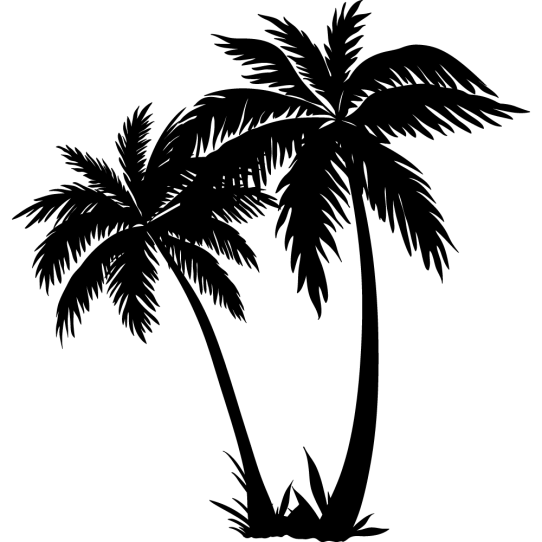
#> input picture misc/useless/shadow_palm6.png, 542 x 542 px
$ python resize_images.py
#> lines starting #> are read from the running program, lines starting #| are printed output that depends on the picture

# Modification date: Sat Jun 11 14:21:18 2022

# Production date: Sun Sep  3 15:44:21 2023

from PIL import Image

"""
for i in range(6):
    image = Image.open(f'shadow_palm{i + 1}.png')
    image.thumbnail((150, 150))
    image.save(f'shadow_palm{i + 1}edit.png')
"""
image = Image.open(f'shadow_palm6.png')
#> image is the input picture: PIL image 542x542 RGBA; mean R, G, B, A 0, 0, 0, 68.6
da_img = image.resize((32, 32))
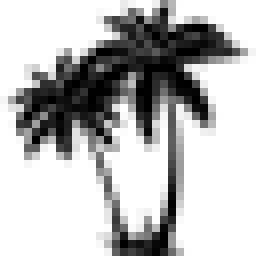
#> da_img: PIL image 32x32 RGBA (shown 8 times larger); mean R, G, B, A 0, 0, 0, 69.2; transparent parts drawn white
da_img.save(f'icon.png')

$ run again, with misc/useless/shadow_palm1.png copied over misc/useless/shadow_palm6.png
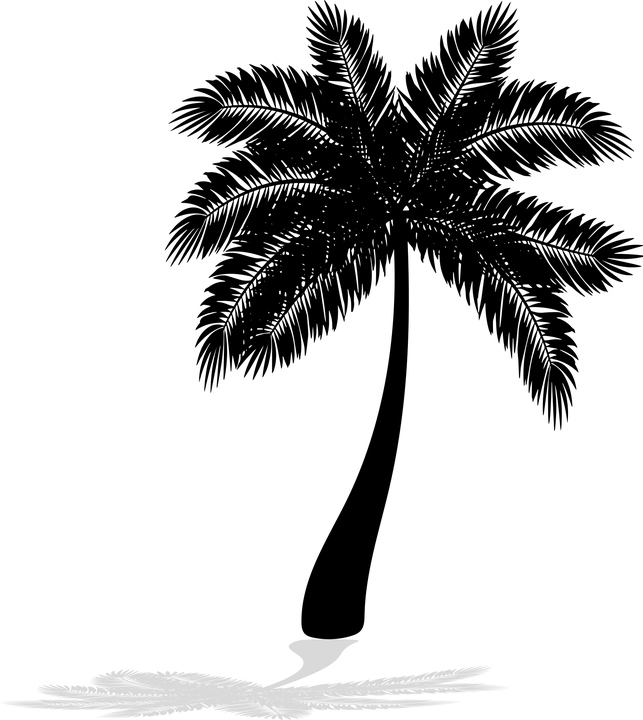
#> input picture misc/useless/shadow_palm1.png, 643 x 720 px
#> image is the input picture: PIL image 643x720 RGBA; mean R, G, B, A 0, 0, 0, 57
#> `da_img = image.resize((32, 32))`:
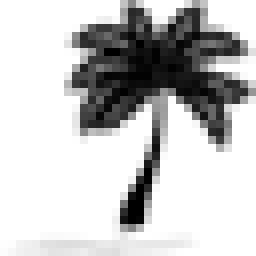
#> da_img: PIL image 32x32 RGBA (shown 8 times larger); mean R, G, B, A 0, 0, 0, 57.5; transparent parts drawn white

$ run again, with misc/useless/shadow_palm2.png copied over misc/useless/shadow_palm6.png
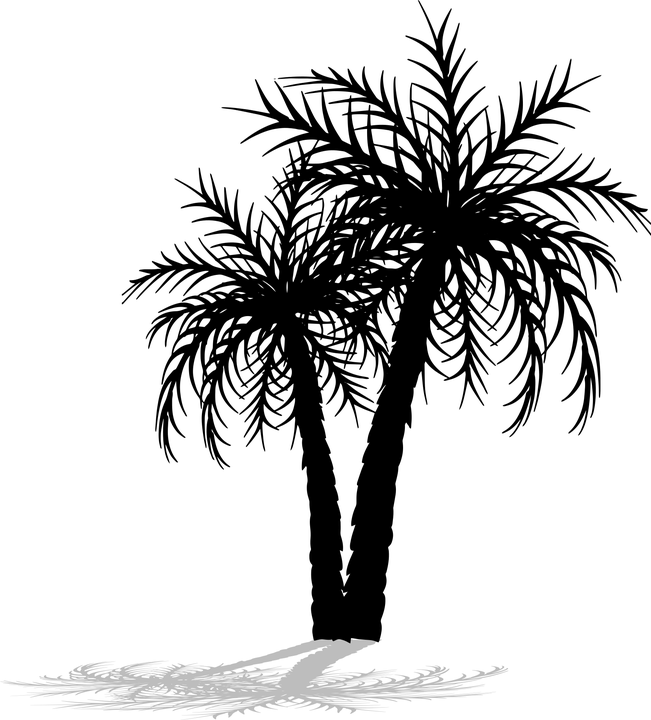
#> input picture misc/useless/shadow_palm2.png, 651 x 720 px
#> image is the input picture: PIL image 651x720 RGBA; mean R, G, B, A 0, 0, 0, 51.2
#> `da_img = image.resize((32, 32))`:
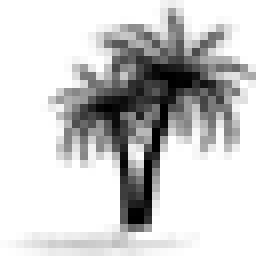
#> da_img: PIL image 32x32 RGBA (shown 8 times larger); mean R, G, B, A 0, 0, 0, 51.4; transparent parts drawn white

$ run again, with misc/useless/shadow_palm3.png copied over misc/useless/shadow_palm6.png
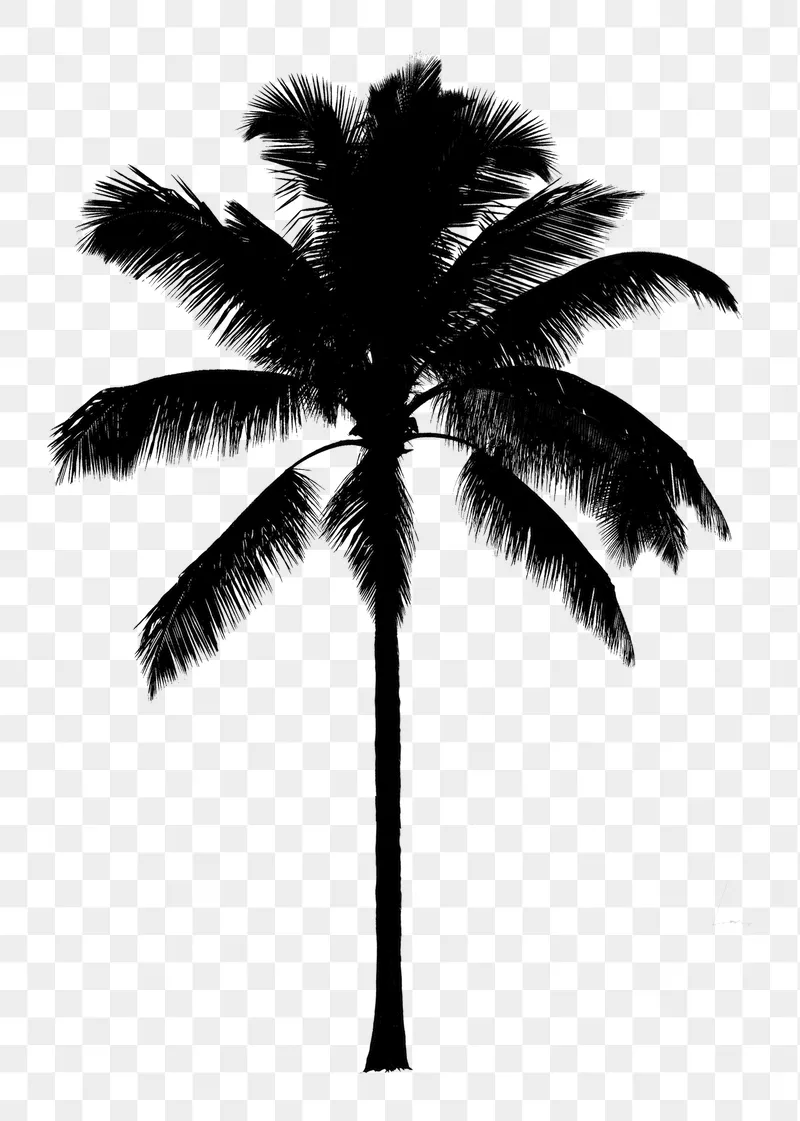
#> input picture misc/useless/shadow_palm3.png, 800 x 1121 px
#> image is the input picture: PIL image 800x1121 RGB; mean R, G, B 193.6, 193.6, 193.6
#> `da_img = image.resize((32, 32))`:
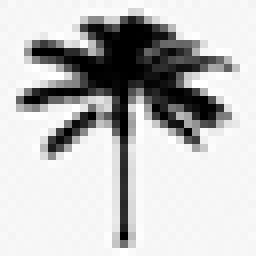
#> da_img: PIL image 32x32 RGB (shown 8 times larger); mean R, G, B 193.8, 193.8, 193.8
